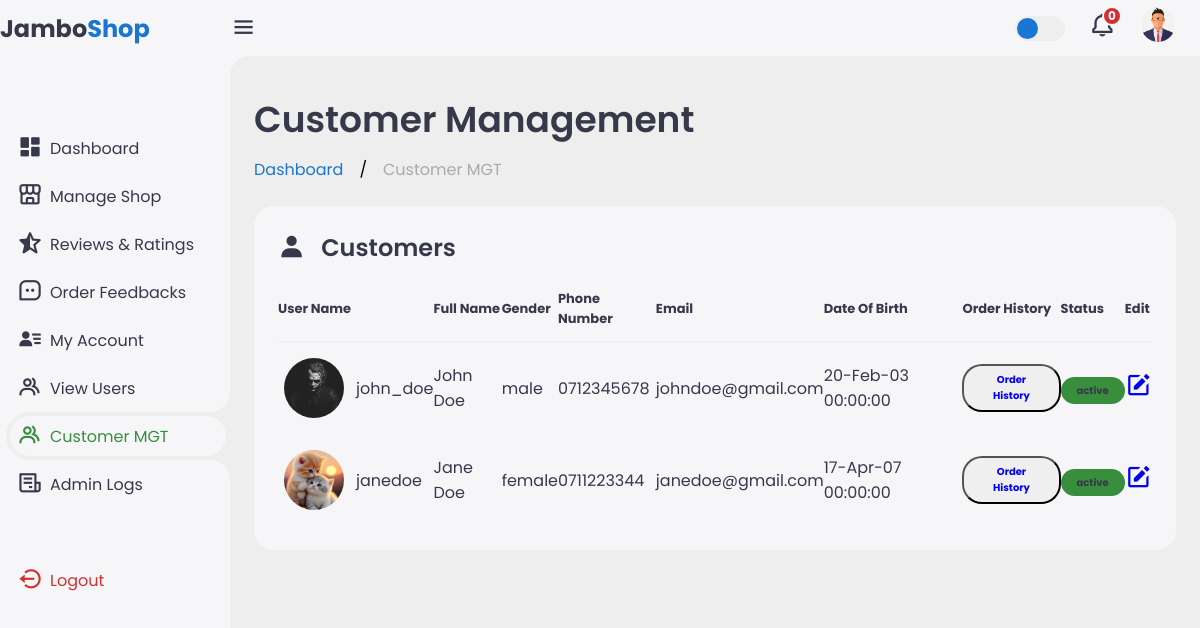
Screenshot of /admin/Admin Dashboard/admin_profile.php?manage_customers (signed in) with the database file from the repository.
### tables this page shows
CREATE TABLE `admin_table` (
  `admin_id` int(11) NOT NULL,
  `full_name` varchar(255) NOT NULL,
  `user_name` varchar(255) NOT NULL,
  `gender` varchar(100) NOT NULL,
  `d_o_b` date NOT NULL,
  `email` varchar(255) NOT NULL,
  `contact_number` varchar(100) NOT NULL,
  `password` varchar(255) NOT NULL,
  `role` varchar(100) NOT NULL,
  `created_at` timestamp NOT NULL DEFAULT current_timestamp() ON UPDATE current_timestamp(),
  `updated_at` timestamp NOT NULL DEFAULT current_timestamp(),
  `last_login` datetime NOT NULL,
  `profile_image` varchar(255) NOT NULL,
  `status` varchar(100) NOT NULL
);

CREATE TABLE `user_table` (
  `user_id` int(11) NOT NULL,
  `full_name` varchar(255) NOT NULL,
  `user_name` varchar(255) NOT NULL,
  `user_email` varchar(100) NOT NULL,
  `gender` varchar(255) NOT NULL,
  `date_of_birth` date NOT NULL,
  `user_password` varchar(255) NOT NULL,
  `user_image` varchar(255) NOT NULL,
  `user_mobile` varchar(20) NOT NULL,
  `created_at` datetime NOT NULL,
  `status` varchar(10) NOT NULL
);

### admin/Admin Dashboard/manage_customers.php (the view)
<div class="header">
    <div class="left">
        <h1>Customer Management</h1>
        <ul class="breadcrumb">
          <?php
            if ($role == 'admin' || $role='store_manager') { ?>
              <li><a href="admin_profile.php">
                    Dashboard
                  </a></li>
              /
              <li><a href="#" class="active">Customer MGT</a></li>
          <?php } ?>
        </ul>
    </div>
</div>
<div class="bottom-data">
    <div class="orders">
        <div class="header">
            <i class='bx bxs-user'></i>
            <h3>Customers</h3>
        </div>
        <table>
            <thead>
                <tr>
                    <th>User Name</th>
                    <th>Full Name</th>
                    <th>Gender</th>
                    <th>Phone Number</th>
                    <th>Email</th>
                    <th>Date Of Birth</th>
                    <th>Order History</th>
                    <th>Status</th>
                    <th>Edit</th>
                </tr>
            </thead>
            <tbody>
              <?php
                $get_customers = "SELECT * FROM user_table WHERE 1";
                $result_customers = mysqli_query($conn, $get_customers);
                if ($result_customers) {
                  while ($row = mysqli_fetch_assoc($result_customers)) {
                    $class = ($row['status'] == 'active') ? 'complete' : 'cancelled';
                     ?>
                    <tr>
                        <td>
                            <img src="../../users_area/user_images/<?php echo $row['user_image'] ?>">
                            <p><?php echo $row['user_name'] ?></p>
                        </td>
                        <td><?php echo $row['full_name'] ?></td>
                        <td><?php echo $row['gender'] ?></td>
                        <td><?php echo $row['user_mobile'] ?></td>
                        <td><?php echo $row['user_email'] ?></td>
                        <td><?php echo formatDateTime($row['date_of_birth']) ?></td>
                        <td>
                          <button class="status"><a href="admin_profile.php?order_history=<?php echo $row['user_id'] ?>">Order History</a></button>
                        </td>
                        <td><span class="status <?php echo $class ?>"><?php echo $row['status'] ?></span></td>
                        <td>
                          <a href="admin_profile.php?edit_customer=<?php echo $row['user_id'] ?>">
                            <i class='bx bxs-edit'></i>
                          </a>
                        </td>
                    </tr>
                <?php }} ?>
            </tbody>
        </table>
    </div>
</div>

### admin/Admin Dashboard/admin_profile.php (shortened to what this page needs)
<?php
  include('../../functions/common_functions.php');
  function formatDateTime($date) {
    $dateTime = new DateTime($date);
    return $dateTime->format('d-M-y H:i:s');
  }
  if (!isset($_SESSION['admin'])) {
    echo "<script>window.open('../admin_login.php','_self');</script>";
  } else {
    $admin = $_SESSION['admin'];
    $select_details = "SELECT * FROM admin_table WHERE user_name='$admin'";
    $exe_query = mysqli_query($conn, $select_details);
    $row_admin = mysqli_fetch_assoc($exe_query);
    $role = $row_admin['role'];
  }
  $delayed_orders_query = "
                            SELECT
                                uo.order_id,
                                uo.user_id,
                                uo.invoice_number,
                                uo.order_date,
                                uo.expected_date,
                                uo.order_status
                            FROM
                                user_orders uo
                            WHERE
                                uo.expected_date <= NOW()
                                AND uo.order_status != 'delivered'
                                AND uo.order_status != 'complete'
                                AND uo.order_status != 'cancelled'
                        ";
  $delayed_orders_result = mysqli_query($conn, $delayed_orders_query);
  $notification_rows = mysqli_num_rows($delayed_orders_result);
  $low_stock_query = "
      SELECT
          product_id,
          product_title,
          instock
      FROM
          products
      WHERE
          instock <= 5
  ";
  $low_stock_result = mysqli_query($conn, $low_stock_query);
  $low_stock_rows = mysqli_num_rows($low_stock_result);
 ?>
<!DOCTYPE html>
<html lang="en">
<head>
    <link href='https://unpkg.com/boxicons@2.1.4/css/boxicons.min.css' rel='stylesheet'>
    <link rel="stylesheet" href="style.css">
</head>
<body class="<?= isset($_SESSION['dark_mode']) && $_SESSION['dark_mode'] === 'dark' ? 'dark' : '' ?>">
    <div class="sidebar">
        <a href="#" class="logo">
            <div class="logo-name"><span>Jambo</span>Shop</div>
        </a>
        <ul class="side-menu">
          <?php
            if ($role == 'store_manager') { ?>
              <li><a href="admin_profile.php?store_manager"><i class='bx bxs-dashboard'></i>Dashboard</a></li>
              <li><a href="../index.php"><i class='bx bx-store-alt'></i>Manage Shop</a></li>
              <li><a href="admin_profile.php?reviews_ratings"><i class='bx bxs-star-half'></i> Reviews & Ratings</a></li>
              <li>
                <a href="admin_profile.php?order_feedbacks"><i class='bx bx-message-square-dots'></i>Order Feedbacks</a>
              </li>
              <li><a href="admin_profile.php?my_account"><i class='bx bxs-user-detail'></i>My Account</a></li>
              <li><a href="admin_profile.php?manage_users"><i class='bx bx-group'></i>View Users</a></li>
              <li><a href="admin_profile.php?manage_customers"><i class='bx bx-group'></i>Customer MGT</a></li>
              <li><a href="admin_profile.php?adm_logs"><i class='bx bx-receipt'></i></i>Admin Logs</a></li>
          <?php } ?>
        </ul>
        <ul class="side-menu">
            <li>
                <a href="admin_logout.php" class="logout">
                    <i class='bx bx-log-out-circle'></i>
                    Logout
                </a>
            </li>
        </ul>
    </div>
    <div class="content">
        <nav>
            <i class='bx bx-menu'></i>
            <label for="theme-toggle" class="theme-toggle"></label>
            <a href="#" class="notif">
                <i class='bx bx-bell'></i>
                <span class="count"><?php echo $notification_rows + $low_stock_rows ?></span>
            </a>
            <a href="#" class="profile">
                <img src="admin_imgs/<?php echo $row_admin['profile_image'] ?>">
            </a>
        </nav>
        <main>
          <?php
            if (isset($_GET['manage_customers'])) {
              include('manage_customers.php');
            }
           ?>
        </main>
    </div>
</body>
</html>

### rows the page displays
admin_table: profile_image (picture)
user_table: user_image (picture), user_name "john_doe", full_name "John Doe", gender "male", user_mobile "0712345678", user_email "johndoe@gmail.com", date_of_birth "20-Feb-03 00:00:00", status "active"
user_table: user_image (picture), user_name "janedoe", full_name "Jane Doe", gender "female", user_mobile "0711223344", user_email "janedoe@gmail.com", date_of_birth "17-Apr-07 00:00:00", status "active"

### other values shown
$notification_rows + $low_stock_rows "0"
